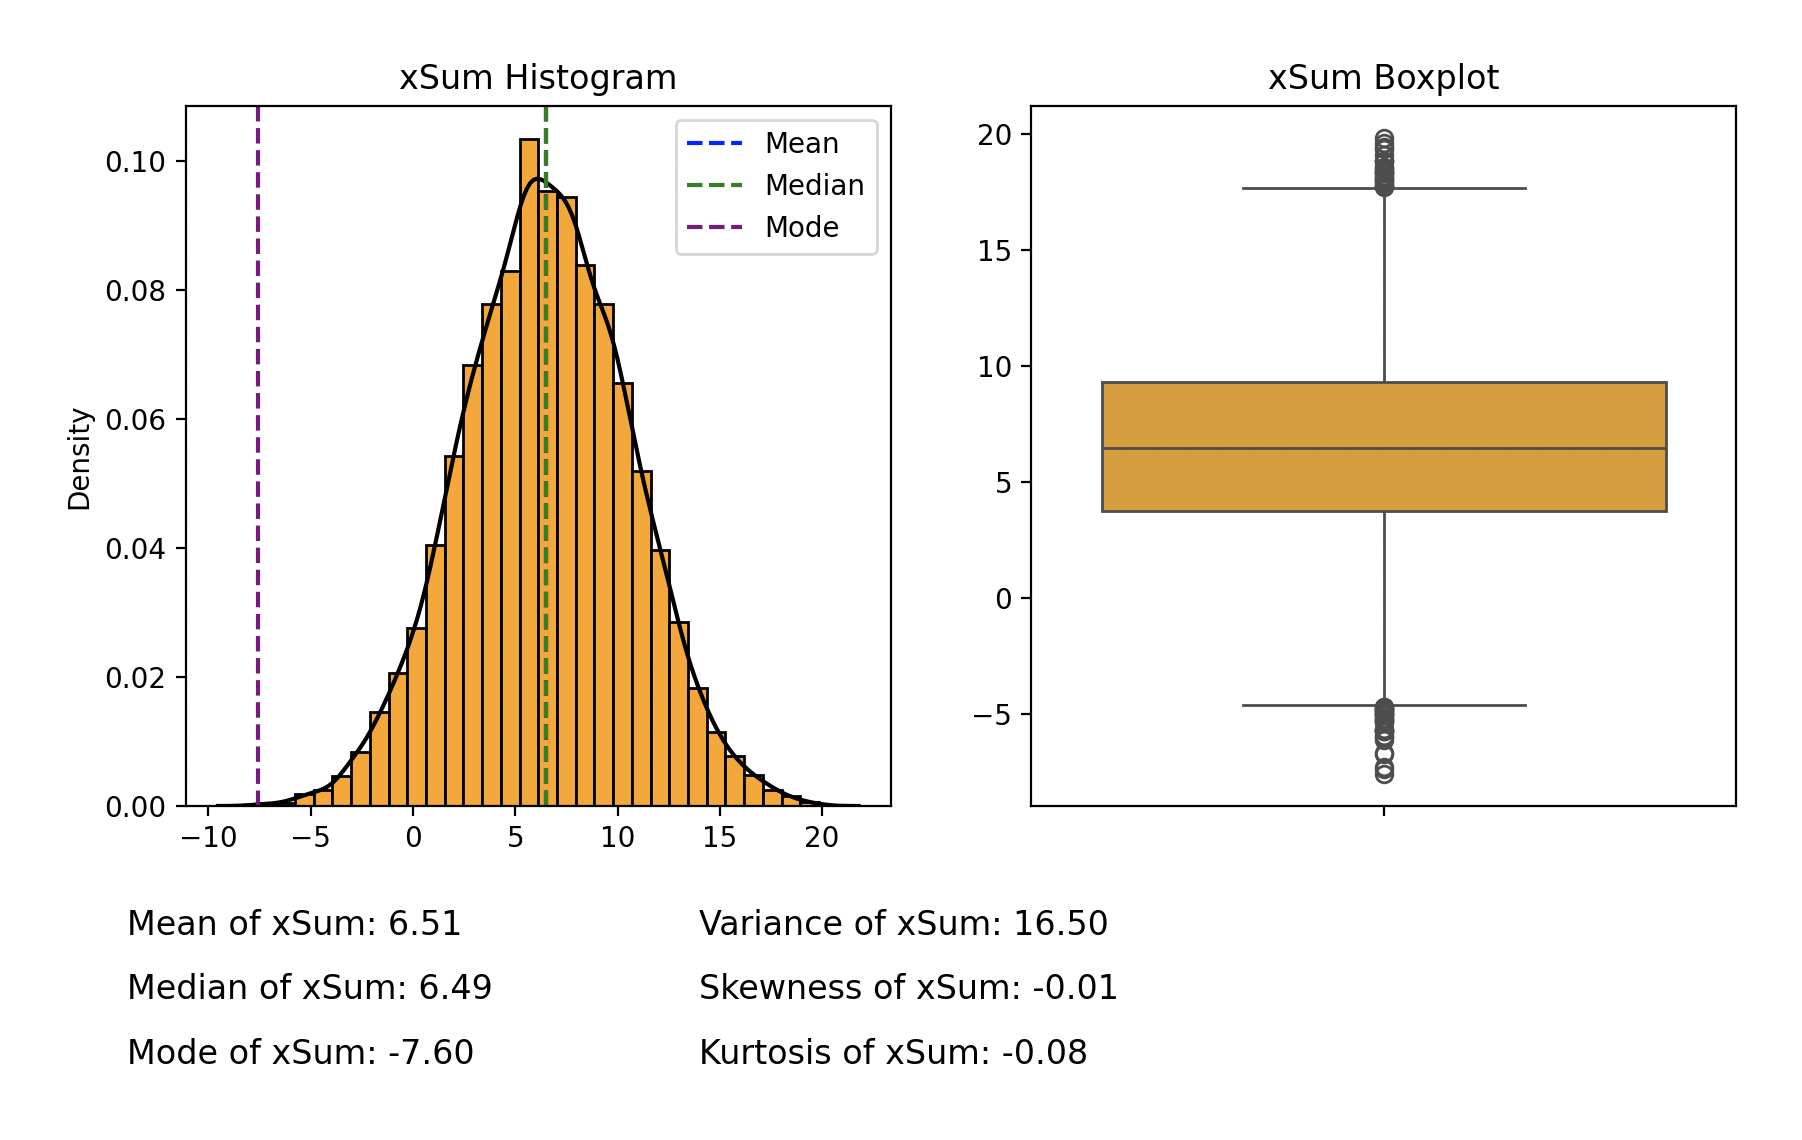

Recreate this plot in Python.
#IMPORTING NECESSARY LIBRARIES
import matplotlib.pyplot as plt
import numpy as np
import seaborn as sns
from scipy import stats


#GENERATING RANDOM VARIABLES WITH UNIFORM DISTRIBUTION
xU10000 = np.random.uniform(low=-3, high=6, size=10000)

#GENERATING RANDOM VARIABLES WITH NORMAL DISTRIBUTION
xN10000 = np.random.normal(loc=3, scale=2, size=10000)

#GENERATING A WEIGHTED COMBINATION VARIABLE FROM PREVIOUS VARIABLES "xU" AND "xN"
xSum =2*xN10000+xU10000/3

#SETTING THE GRAPH SIZE
fig = plt.figure(figsize=(10, 10))

#HISTOGRAM OF xSum
xSumHist= plt.subplot(2, 2, 1)
xSumHist.set_title('xSum Histogram')
xSumHist.hist(xSum, edgecolor='black', color='orange', density=True,bins=30) #INCREASING BINS LEVELS IMPROVES THE GRAPH VISUALIZATION
sns.kdeplot(xSum, color='black')

#BOXPLOT OF xSum
xSumBoxPlot = plt.subplot(2, 2, 2)
xSumBoxPlot.set_title('xSum Boxplot')
sns.boxplot(xSum, color='orange')

#CALCULATING THE MEAN, MEDIAN, AND MODE
xSumMean = np.mean(xSum)
xSumMedian = np.median(xSum)
#USING ARRAYS TO SELECT ONLY THE NUMBER INSTEAD OF THE OBJECT
xSumMode = stats.mode(xSum)[0]

#ADDING THE MEAN, MEDIAN, AND MODE TO THE GRAPH
xSumHist.text(-14, -0.02, f'Mean of xSum: {xSumMean:.2f}',fontsize = 12)
xSumHist.text(-14, -0.03, f'Median of xSum: {xSumMedian:.2f}',fontsize = 12)
xSumHist.text(-14, -0.04, f'Mode of xSum: {xSumMode:.2f}',fontsize = 12)

#CALCULATING VARIANCE, SKEWNESS, AND KURTOSIS
xSumVariance = np.var(xSum)
xSumSkewness = stats.skew(xSum)
xSumKurtosis = stats.kurtosis(xSum)

#ADDING VARIANCE, SKEWNESS, AND KURTOSIS TO THE GRAPH
xSumHist.text(14, -0.02, f'Variance of xSum: {xSumVariance:.2f}',fontsize = 12)
xSumHist.text(14, -0.03, f'Skewness of xSum: {xSumSkewness:.2f}',fontsize = 12)
xSumHist.text(14, -0.04, f'Kurtosis of xSum: {xSumKurtosis:.2f}',fontsize = 12)

#ADDING CAPTIONS OF MEAN, MEDIAN AND MODE TO THE HISTOGRAM GRAPH
xSumHist.axvline(xSumMean, color='blue', linestyle='--', label='Mean')
xSumHist.axvline(xSumMedian, color='green', linestyle='--', label='Median')
xSumHist.axvline(xSumMode, color='purple', linestyle='--', label='Mode')
xSumHist.legend(loc='upper right')

plt.show()
